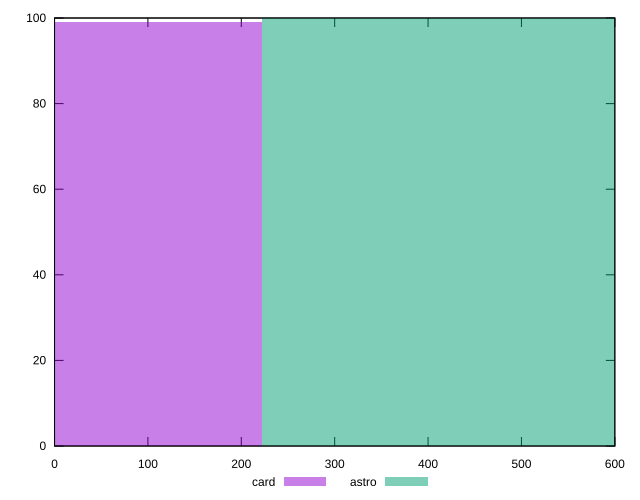

Source code (gnuplot):
reset

$card <<EOF
0 99
EOF

$astro <<EOF
445.40013747768035 100
EOF

set key outside below
set boxwidth 445.40013747768035
set xrange [0:600]
set yrange [0:100]
set trange [0:100]
set style fill transparent solid 0.5 noborder
set terminal svg size 640, 500 enhanced background rgb 'white'
set output "reports/report_00030_2021-02-24T20-42-31.540Z/unused-css-rules/comparison/histogram/2_vs_3.svg"

plot $card title "card" with boxes, \
     $astro title "astro" with boxes

reset
